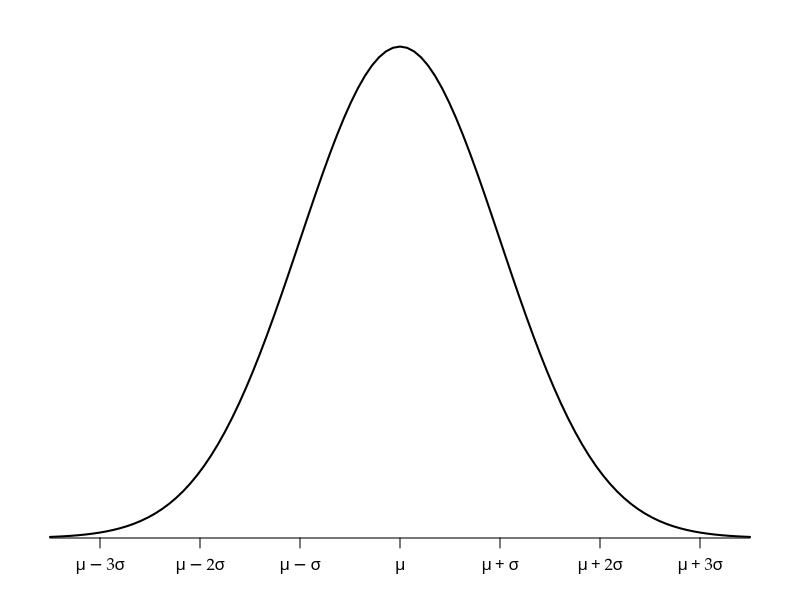

Reproduce this figure in R. (Note: this script raises an error after producing the figure.)
args = commandArgs()
basename = sub(".R$", "", sub("^--file=(.*/)?", "", args[grep("^--file=", args)]))
if (length(basename) != 0)
    pdf(file=paste0(basename, "_tmp.pdf"), colormodel="gray", width=5, height=3)
par(family="Palatino")
par(mgp=c(1.5,0.5,0)) # title and axis margins. default: c(3,1,0)
par(mar=c(3,1,1,1)+0.1) # bottom, left, top, right margins. default: c(5,4,4,2)+0.1
plot(NULL, xlim=c(-3.5,3.5), ylim=c(0,1.05*dnorm(0)),
     xlab="", ylab="", yaxs="i", axes=FALSE)
axis(1, seq(-3,3), rep("",7))
curve(dnorm(x), lwd=2, add=TRUE)
mtext(expression(italic(mu)), side=1, line=1, at=0)
mtext(expression(italic(mu)+italic(sigma)), side=1, line=1, at=1)
mtext(expression(italic(mu)+2*italic(sigma)), side=1, line=1, at=2)
mtext(expression(italic(mu)+3*italic(sigma)), side=1, line=1, at=3)
mtext(expression(italic(mu)-italic(sigma)), side=1, line=1, at=-1)
mtext(expression(italic(mu)-2*italic(sigma)), side=1, line=1, at=-2)
mtext(expression(italic(mu)-3*italic(sigma)), side=1, line=1, at=-3)
segments(c(3,-3), 0, c(3.5,-3.5), 0, xpd=TRUE)
# i = -3:3
# segments(i, 0, i, dnorm(i))
dev.off()
embedFonts(paste0(basename, "_tmp.pdf"), outfile=paste0(basename, ".pdf"),
           options="-c \"<</NeverEmbed []>> setdistillerparams\" -f ")
